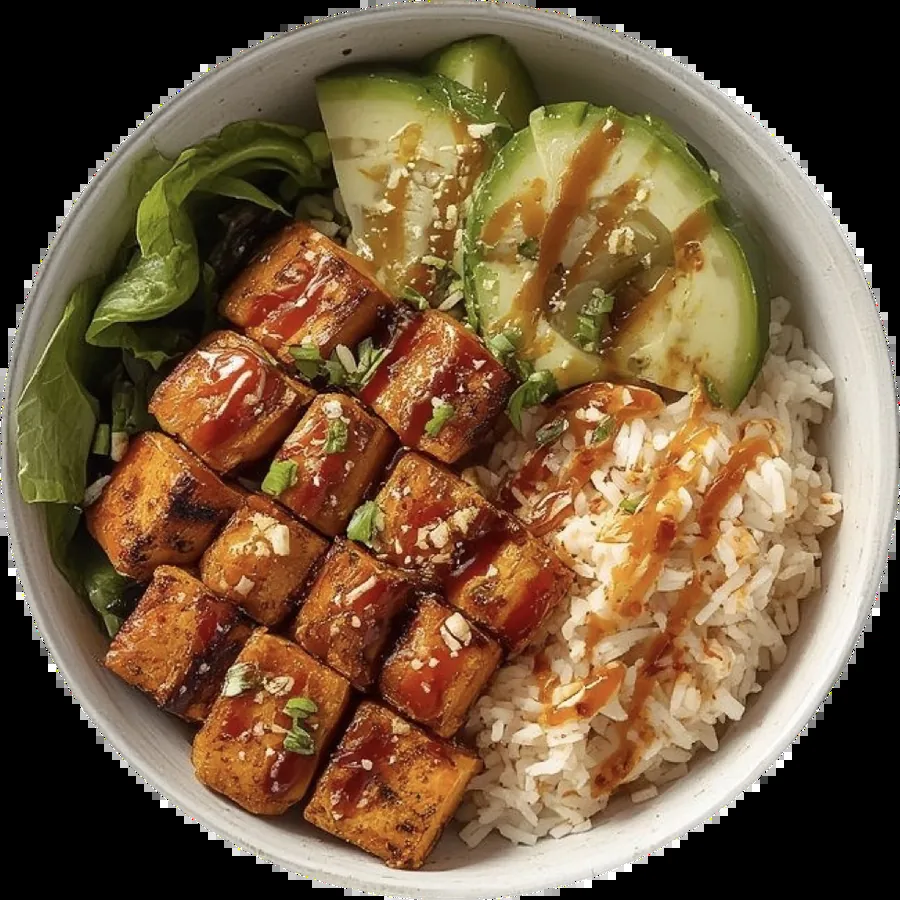
#> input picture portfolio/siti/al-grammo/img/bowl-green.webp, 900 x 900 px, given in place of pollo.png, which was not available
$ python ingredients.py ../img/bowl-green.webp
#> lines starting #> are read from the running program, lines starting #| are printed output that depends on the picture; after the words box and inside, x2 and y2 are one past the last pixel; in counts of white or black regions, pixels touching at a corner belong together
"""Ingredients for the overhead plate: chicken slices only, one colour grade for all,
a tight contact shadow baked in, and a separate soft shadow image for the drop."""
import sys, numpy as np, cv2
D = sys.argv[1]
def load(n): return cv2.imread(f"{D}/out/{n}.png", cv2.IMREAD_UNCHANGED)
#> called with n = 'pollo'
#> returned value is the input picture: shape (900, 900, 4); mean B, G, R, A 62.2, 90.6, 115.8, 198.7
def grade(bgr):
    f = bgr.astype(np.float32) / 255
    f = np.clip((f - 0.5) * 1.06 + 0.5, 0, 1)            # a little contrast
    f = f * np.array([0.96, 1.0, 1.04], np.float32)       # warm (BGR)
    lab = cv2.cvtColor((np.clip(f, 0, 1) * 255).astype(np.uint8), cv2.COLOR_BGR2LAB).astype(np.float32)
    lab[..., 1:] = (lab[..., 1:] - 128) * 0.94 + 128      # tame over-saturated stock colours
    return cv2.cvtColor(np.clip(lab, 0, 255).astype(np.uint8), cv2.COLOR_LAB2BGR)
def with_contact(rgba, size):
    h, w = rgba.shape[:2]
    pad = int(size * 0.06)
    out = np.zeros((h + 2 * pad, w + 2 * pad, 4), np.float32)
    a = rgba[..., 3].astype(np.float32) / 255
    sh = np.zeros(out.shape[:2], np.float32)
    o = int(size * 0.012)
    sh[pad + o:pad + o + h, pad + o:pad + o + w] = a
    sh = cv2.GaussianBlur(sh, (0, 0), size * 0.008) * 0.55
    out[..., 3] = sh
    col = np.zeros(out.shape[:2] + (3,), np.float32); col[:] = (20, 26, 34)
    out[..., :3] = col
    fg = np.zeros_like(out); fg[pad:pad + h, pad:pad + w, :3] = rgba[..., :3]; fg[pad:pad + h, pad:pad + w, 3] = a
    A = fg[..., 3:4]
    res = np.zeros_like(out)
    res[..., :3] = fg[..., :3] * A + out[..., :3] * (1 - A)
    res[..., 3] = (A[..., 0] + out[..., 3] * (1 - A[..., 0])) * 255
    return np.clip(res, 0, 255).astype(np.uint8), pad
def soft_shadow(rgba, pad):
    a = rgba[..., 3].astype(np.float32) / 255
    a = cv2.copyMakeBorder(a, pad, pad, pad, pad, cv2.BORDER_CONSTANT, 0)
    s = max(a.shape) * 0.03
    sh = cv2.GaussianBlur(a, (0, 0), s)
    small = cv2.resize(sh, (sh.shape[1] // 3, sh.shape[0] // 3), interpolation=cv2.INTER_AREA)
    out = np.zeros(small.shape + (4,), np.uint8); out[..., :3] = (18, 22, 28); out[..., 3] = np.clip(small * 255 * 0.8, 0, 255)
    return out
# chicken: keep the fanned slices (left group), drop the whole breast
ch = load("pollo")
a = (ch[..., 3] > 40).astype(np.uint8)
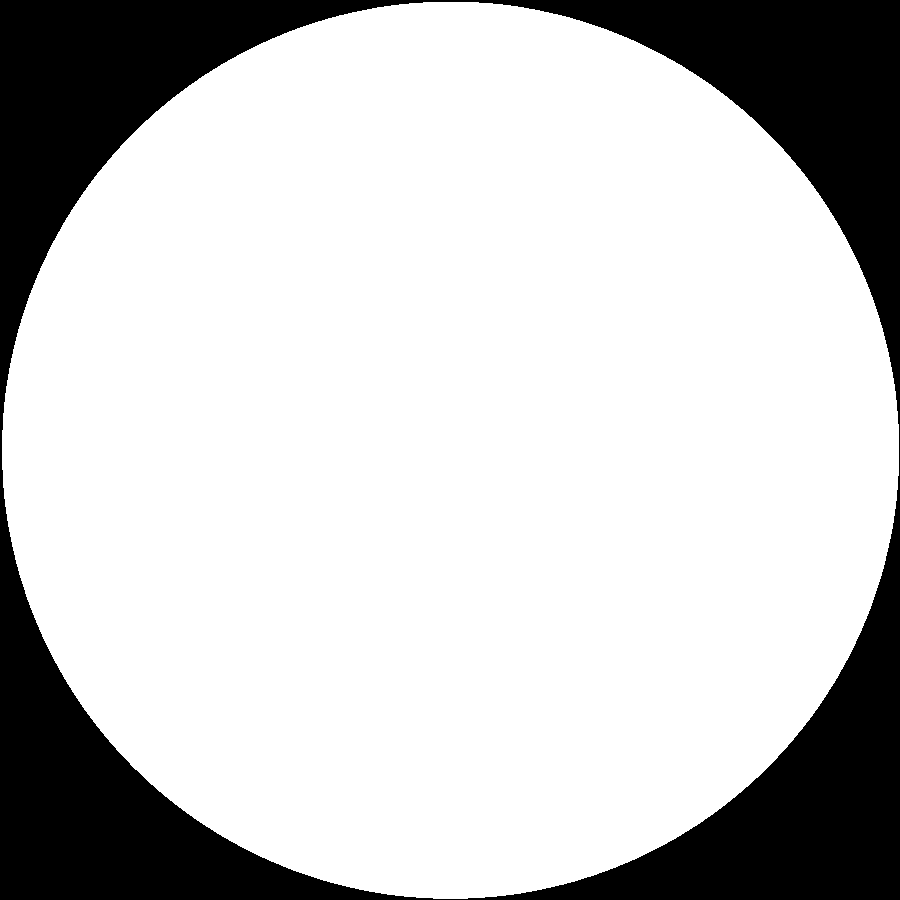
#> a: shape (900, 900); values 0 (black) and 1 (white), 78.1% white; 1 black region, box (x1, y1, x2, y2) and area: (0, 0, 900, 900) 177624
n, lab, st, cen = cv2.connectedComponentsWithStats(a, 8)
#> n = 2; st = [[0, 0, 900, 900, 177624], [2, 2, 897, 897, 632376]]; cen = [[447.2, 448.6], [450.1, 449.7]]
keep = np.zeros_like(a)
for i in range(1, n):
    if st[i, cv2.CC_STAT_AREA] > 800 and cen[i][0] < ch.shape[1] * 0.42:
        keep[lab == i] = 1
#> keep: shape (900, 900); every value is 0
ys, xs = np.nonzero(keep)
#> ys = empty array; xs = empty array
#> (the run stopped early here; a loop or call above may not have finished)

$ run again, on portfolio/siti/al-grammo/img/bowl-mare.webp
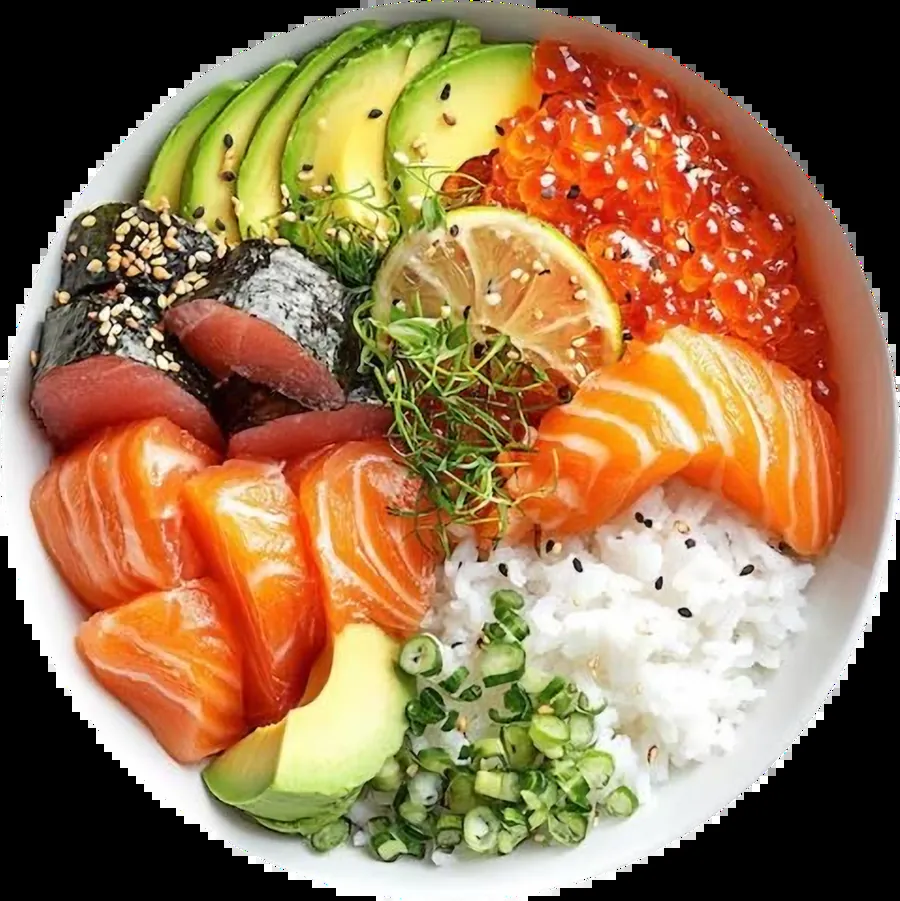
#> input picture portfolio/siti/al-grammo/img/bowl-mare.webp, 900 x 901 px, given in place of pollo.png, which was not available
#> in load, returned value is the input picture: shape (901, 900, 4); mean B, G, R, A 79.6, 116.2, 151.5, 198.5
#> `a = (ch[..., 3] > 40).astype(np.uint8)`:
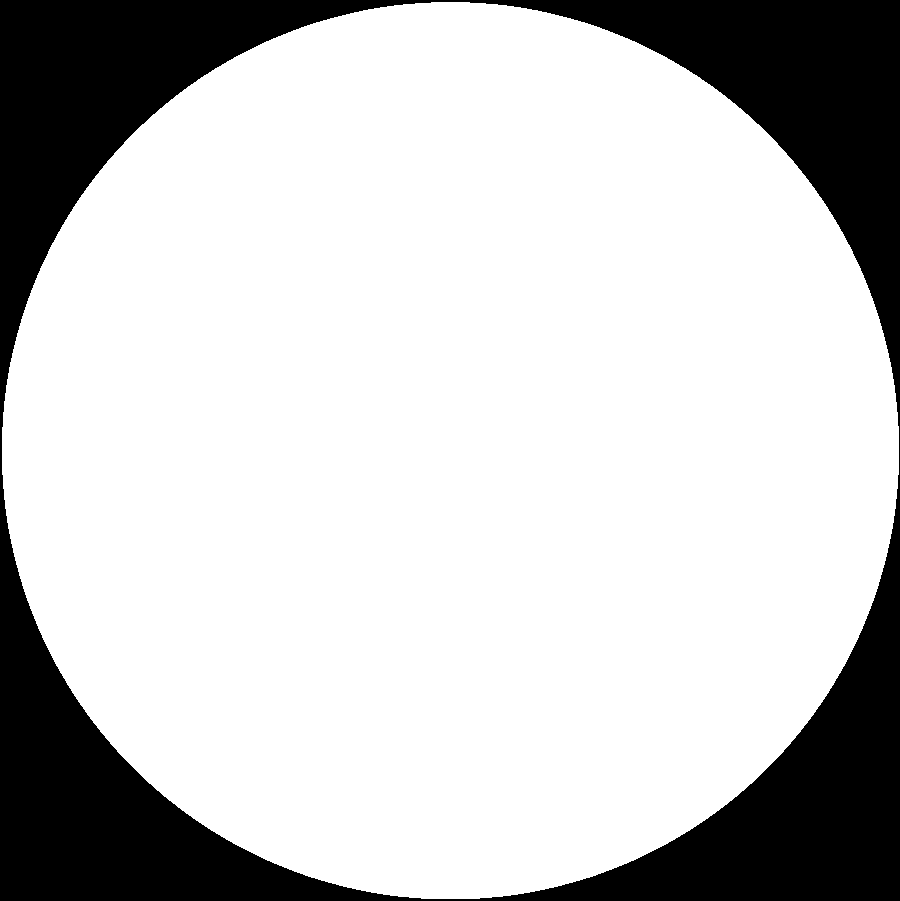
#> a: shape (901, 900); values 0 (black) and 1 (white), 78% white; 1 black region, box (x1, y1, x2, y2) and area: (0, 0, 900, 901) 178354
#> n = 2; st = [[0, 0, 900, 901, 178354], [2, 2, 897, 897, 632546]]; cen = [[447.7, 449.1], [450, 450.3]]
#> ys = empty array
